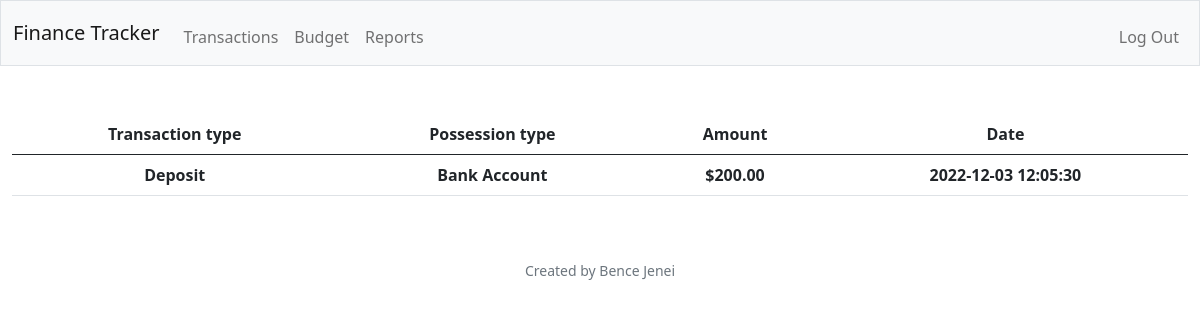
Page /reports (signed in) on the committed database.
### tables this page shows
CREATE TABLE transactions (id INTEGER PRIMARY KEY AUTOINCREMENT NOT NULL, username TEXT NOT NULL, transaction_type TEXT NOT NULL, possession_type TEXT NOT NULL, amount NUMERIC NOT NULL, date TIMESTAMP NOT NULL DEFAULT CURRENT_TIMESTAMP);

### app.py (the view)
@app.route("/reports")
@login_required
def reports():
    connection = sqlite3.connect("testDB.db")
    connection.row_factory = dict_factory
    cur = connection.cursor()
    user_data = cur.execute(    """
                                SELECT username
                                FROM users
                                WHERE id = ?
                                """
                                ,(session["user_id"],))
    user = user_data.fetchall()
    username = user[0]["username"]
    cursor = cur.execute(   """
                            SELECT transaction_type, possession_type, amount, date
                            FROM transactions
                            WHERE username = ?
                            """
                            , (username,))
    reports = cursor.fetchall()
    connection.close()
    return render_template("reports.html", reports=reports)

### app.py (called while the page is built)
def dict_factory(cursor, row):
    fields = [column[0] for column in cursor.description]
    return {key: value for key, value in zip(fields, row)}

### helpers.py (called while the page is built)
def login_required(f):
    @wraps(f)
    def decorated_function(*args, **kwargs):
        if session.get('user_id') is None:
            return redirect('/login')
        return f(*args, **kwargs)
    return decorated_function

def usd(amount):
    return f"${amount:,.2f}"

### templates/reports.html (shortened to what this page needs)
{% extends "layout.html" %}
{% block main %}
    <table class="table table-hover">
        <thead>
            <tr>
              <th scope="col">Transaction type</th>
              <th scope="col">Possession type</th>
              <th scope="col">Amount</th>
              <th scope="col">Date</th>
            </tr>
          </thead>
          <tbody>
            {% for report in reports %}
            <tr>
                <th>{{ report.transaction_type}}</th>
                <th>{{ report.possession_type}}</th>
                <th>{{ report.amount | usd}}</th>
                <th>{{ report.date}}</th>
            </tr>
            {% endfor %}
          </tbody>
    </table>
{% endblock %}

### rows in the picture
transactions: transaction_type "Deposit", possession_type "Bank Account", amount "$200.00", date "2022-12-03 12:05:30"
